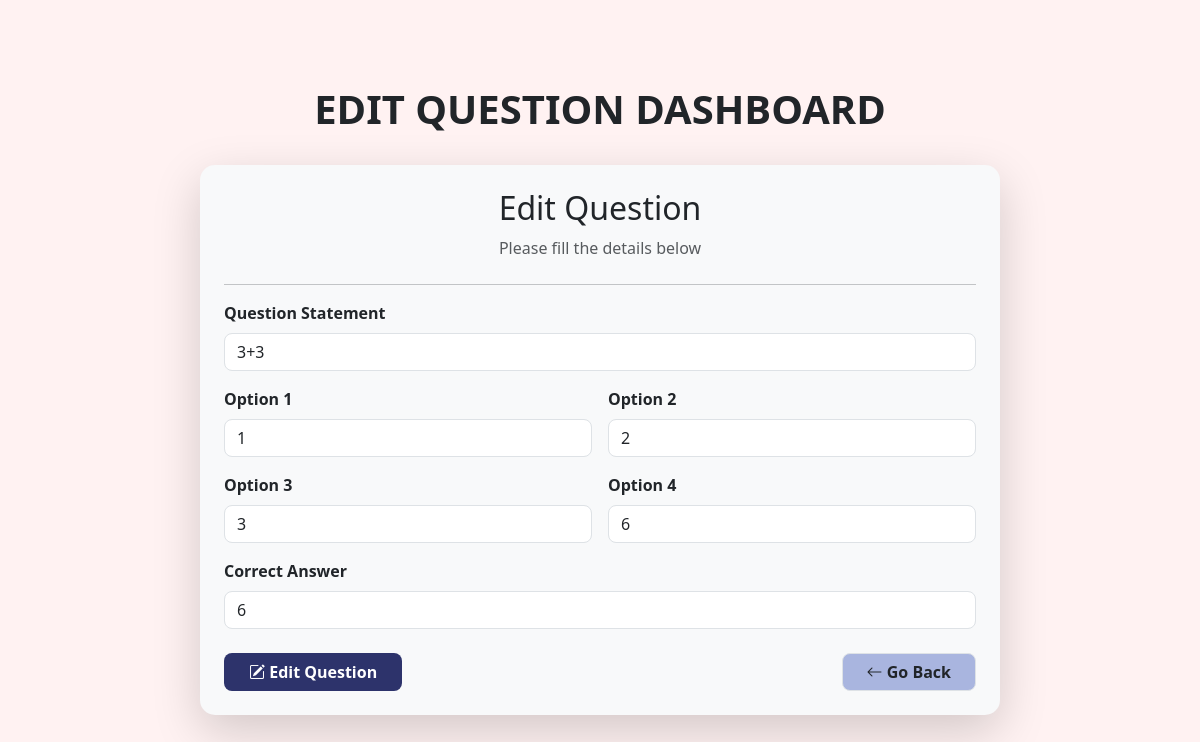
/queedit/2 (signed in), run on the app's committed database.
### app.py (models this page shows)
class QuizQuestion(db.Model):
    __tablename__="QuizQuestion"
    id=db.Column(db.Integer, primary_key=True)
    statement_que=db.Column(db.String(120),nullable=False)
    option1=db.Column(db.String(120),nullable=False)
    option2=db.Column(db.String(120),nullable=False)
    option3=db.Column(db.String(120),nullable=False)
    option4=db.Column(db.String(120),nullable=False)
    correction=db.Column(db.String(120),nullable=False)
    quiz_id=db.Column(db.Integer, db.ForeignKey("QuizTest.id"),nullable=False)
    quiz_test=db.relationship("QuizTest",back_populates='quiz_questions')

### app.py (the view)
@app.route("/queedit/<int:queid>",methods=["POST", "GET"])
def queedit(queid):
    que=QuizQuestion.query.filter_by(id=queid).first()
    if 'admin' in session:
        if request.method=="POST":
            statement_que=request.form["statement_que"]
            option1=request.form["option1"]
            option2=request.form["option2"]
            option3=request.form["option3"]
            option4=request.form["option4"]
            correction=request.form["correction"]
            que.statement_que=statement_que
            que.option1=option1
            que.option2=option2
            que.option3=option3
            que.option4=option4
            que.correction=correction
            db.session.commit()
            return redirect(url_for("showquiz",quizid=que.quiz_test.id))
        else:
            return render_template("queedit.html",que=que)
    else:
        return redirect("/login")

### templates/queedit.html
{% extends "index.html" %}
{% block content %}
<div class="container d-flex flex-column align-items-center justify-content-center min-vh-100 py-5">
    <header class="text-center mb-4">
        <h1 class="fw-bold text-dark">EDIT QUESTION DASHBOARD</h1>
    </header>
    <div class="card shadow-lg p-4 border-0" style="width: 50rem; border-radius: 15px; background-color: #F8F9FA;">
        <form class="form-group" action="/queedit/{{que.id}}" method="post">
            <h2 class="text-center  text-dark">Edit Question</h2>
            <p class="text-muted text-center mb-4">Please fill the details below</p>
            <hr>
            <div class="row g-3">
                <div class="col-12">
                    <label for="statement_que" class="form-label fw-semibold">Question Statement</label>
                    <input type="text" class="form-control border rounded-3" id="statement_que" name="statement_que" placeholder="Enter question statement" required value="{{ que.statement_que }}">
                </div>
                <div class="col-md-6">
                    <label for="option1" class="form-label fw-semibold">Option 1</label>
                    <input type="text" class="form-control border rounded-3" id="option1" name="option1" placeholder="Enter option 1" required value="{{ que.option1 }}">
                </div>
                <div class="col-md-6">
                    <label for="option2" class="form-label fw-semibold">Option 2</label>
                    <input type="text" class="form-control border rounded-3" id="option2" name="option2" placeholder="Enter option 2" required value="{{ que.option2 }}">
                </div>
                <div class="col-md-6">
                    <label for="option3" class="form-label fw-semibold">Option 3</label>
                    <input type="text" class="form-control border rounded-3" id="option3" name="option3" placeholder="Enter option 3" required value="{{ que.option3 }}">
                </div>
                <div class="col-md-6">
                    <label for="option4" class="form-label fw-semibold">Option 4</label>
                    <input type="text" class="form-control border rounded-3" id="option4" name="option4" placeholder="Enter option 4" required value="{{ que.option4 }}">
                </div>
                <div class="col-12">
                    <label for="correction" class="form-label fw-semibold">Correct Answer</label>
                    <input type="text" class="form-control border rounded-3" id="correction" name="correction" placeholder="Enter correct answer" required value="{{ que.correction }}">
                </div>
            </div>
            <div class="d-flex justify-content-between mt-4">
                <button type="submit" class="btn btn px-4 fw-semibold text-white" style="background-color: #2D336B; border-radius: 8px;">
                    <i class="bi bi-pencil-square"></i> Edit Question
                </button>
                <a href="/admin" class="btn btn px-4 fw-semibold text-dark border" style="background-color: #A9B5DF; border-radius: 8px;">
                    <i class="bi bi-arrow-left"></i> Go Back
                </a>
            </div>
        </form>
    </div>
</div>
{% endblock %}

### static/css/style.css (style rules this page uses)
body { background-color: #FFF2F2 !important; }

### data on the page
QuizQuestion: statement_que "3+3", option1 "1", option2 "2", option3 "3", option4 "6", correction "6"
